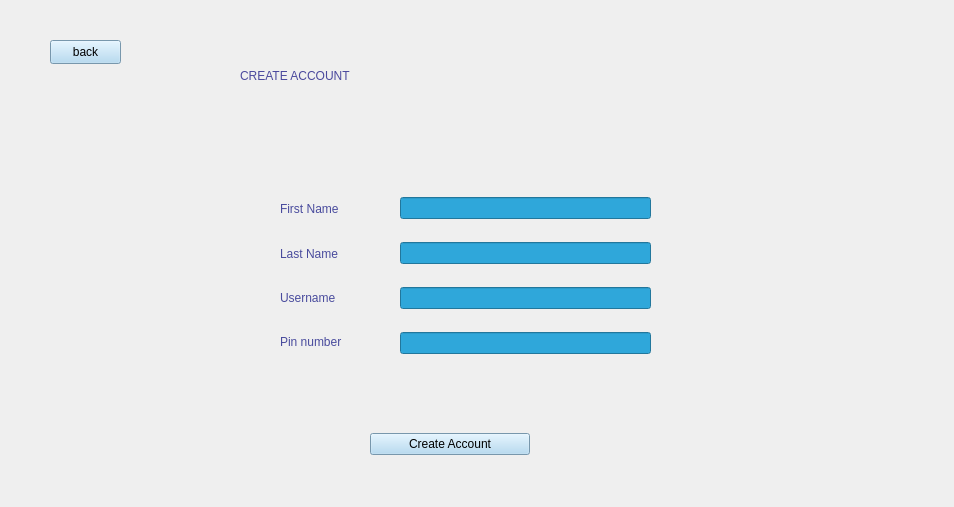
<?xml version="1.0" encoding="UTF-8"?>
<ui version="4.0">
 <class>Register</class>
 <widget class="QWidget" name="Register">
  <property name="geometry">
   <rect>
    <x>0</x>
    <y>0</y>
    <width>954</width>
    <height>507</height>
   </rect>
  </property>
  <property name="windowTitle">
   <string>Form</string>
  </property>
  <property name="styleSheet">
   <string notr="true"/>
  </property>
  <widget class="QLabel" name="label">
   <property name="geometry">
    <rect>
     <x>240</x>
     <y>20</y>
     <width>461</width>
     <height>111</height>
    </rect>
   </property>
   <property name="styleSheet">
    <string notr="true">color: rgb(75, 73, 157);
font: 700 28pt &quot;Segoe UI&quot;;</string>
   </property>
   <property name="text">
    <string>CREATE ACCOUNT</string>
   </property>
  </widget>
  <widget class="QWidget" name="verticalLayoutWidget">
   <property name="geometry">
    <rect>
     <x>280</x>
     <y>190</y>
     <width>111</width>
     <height>171</height>
    </rect>
   </property>
   <layout class="QVBoxLayout" name="verticalLayout">
    <item>
     <widget class="QLabel" name="label_4">
      <property name="styleSheet">
       <string notr="true">color: rgb(73, 75, 157);
font: 700 12pt &quot;Segoe UI&quot;;</string>
      </property>
      <property name="text">
       <string>First Name</string>
      </property>
     </widget>
    </item>
    <item>
     <widget class="QLabel" name="label_2">
      <property name="styleSheet">
       <string notr="true">color: rgb(73, 75, 157);
font: 700 12pt &quot;Segoe UI&quot;;</string>
      </property>
      <property name="text">
       <string>Last Name</string>
      </property>
     </widget>
    </item>
    <item>
     <widget class="QLabel" name="label_5">
      <property name="styleSheet">
       <string notr="true">color: rgb(73, 75, 157);
font: 700 12pt &quot;Segoe UI&quot;;</string>
      </property>
      <property name="text">
       <string>Username</string>
      </property>
     </widget>
    </item>
    <item>
     <widget class="QLabel" name="label_3">
      <property name="styleSheet">
       <string notr="true">color: rgb(73, 75, 157);
font: 700 12pt &quot;Segoe UI&quot;;</string>
      </property>
      <property name="text">
       <string>Pin number</string>
      </property>
     </widget>
    </item>
   </layout>
  </widget>
  <widget class="QWidget" name="verticalLayoutWidget_2">
   <property name="geometry">
    <rect>
     <x>400</x>
     <y>180</y>
     <width>251</width>
     <height>191</height>
    </rect>
   </property>
   <layout class="QVBoxLayout" name="verticalLayout_2">
    <item>
     <widget class="QLineEdit" name="lineEdit">
      <property name="styleSheet">
       <string notr="true">background-color: rgb(47, 167, 218);</string>
      </property>
     </widget>
    </item>
    <item>
     <widget class="QLineEdit" name="lineEdit_3">
      <property name="styleSheet">
       <string notr="true">background-color: rgb(47, 167, 218);</string>
      </property>
     </widget>
    </item>
    <item>
     <widget class="QLineEdit" name="lineEdit_2">
      <property name="styleSheet">
       <string notr="true">background-color: rgb(47, 167, 218);</string>
      </property>
     </widget>
    </item>
    <item>
     <widget class="QLineEdit" name="lineEdit_4">
      <property name="styleSheet">
       <string notr="true">background-color: rgb(47, 167, 218);</string>
      </property>
     </widget>
    </item>
   </layout>
  </widget>
  <widget class="QWidget" name="verticalLayoutWidget_3">
   <property name="geometry">
    <rect>
     <x>370</x>
     <y>419</y>
     <width>160</width>
     <height>51</height>
    </rect>
   </property>
   <layout class="QVBoxLayout" name="verticalLayout_3">
    <item>
     <widget class="QPushButton" name="pushButton">
      <property name="styleSheet">
       <string notr="true">background-color: rgb(168, 212, 241);
font: 700 9pt &quot;Segoe UI&quot;;</string>
      </property>
      <property name="text">
       <string>Create Account</string>
      </property>
     </widget>
    </item>
   </layout>
  </widget>
  <widget class="QPushButton" name="pushButton_2">
   <property name="geometry">
    <rect>
     <x>50</x>
     <y>40</y>
     <width>71</width>
     <height>24</height>
    </rect>
   </property>
   <property name="styleSheet">
    <string notr="true">background-color: rgb(168, 212, 241);
font: 700 9pt &quot;Segoe UI&quot;;</string>
   </property>
   <property name="text">
    <string>back</string>
   </property>
  </widget>
 </widget>
 <resources/>
 <connections/>
</ui>
